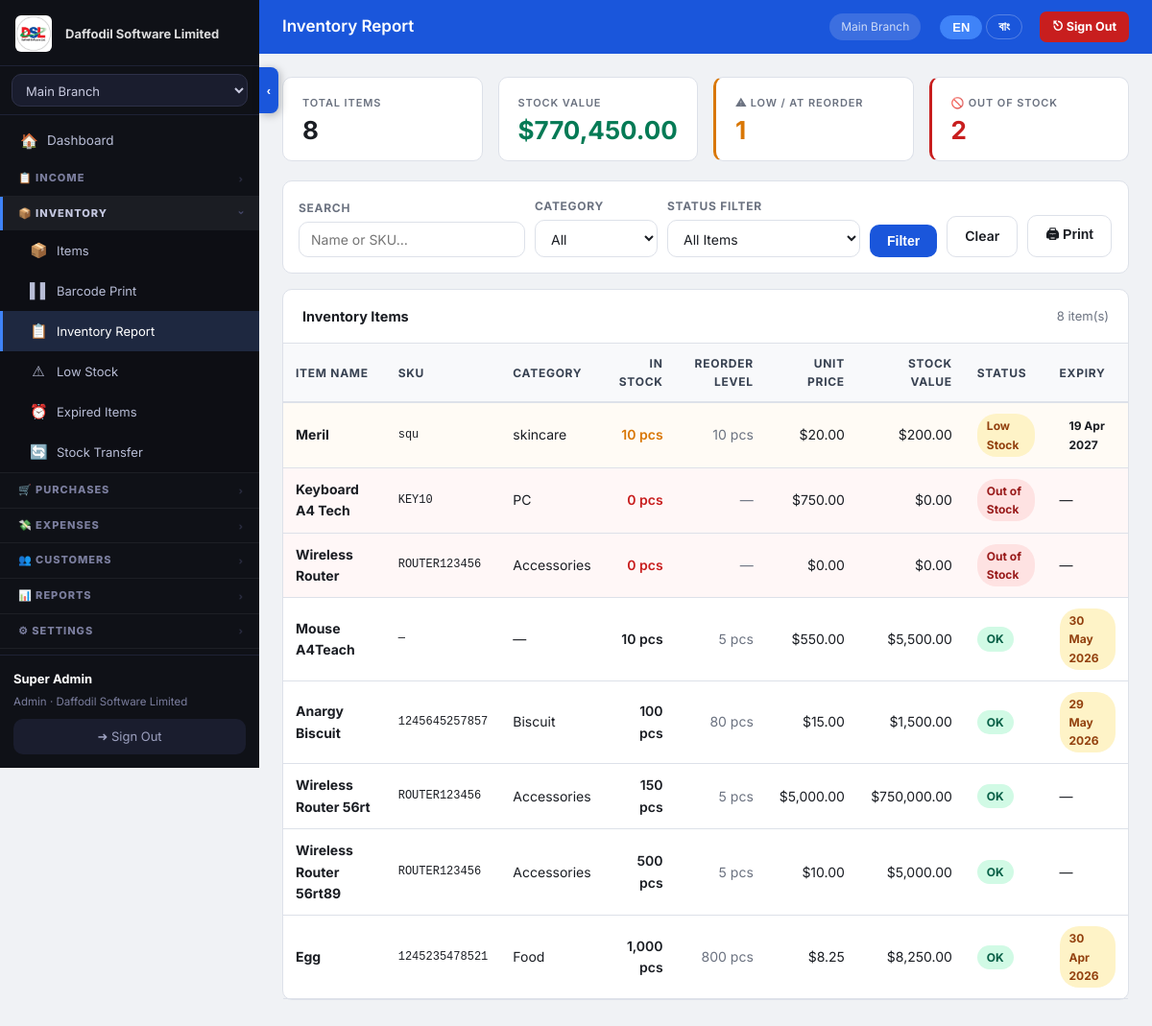
The app's page /public/inventory-report.php (signed in) with its own data.
### tables this page shows
CREATE TABLE `company_settings` (
  `id` int(10) UNSIGNED NOT NULL,
  `tenant_id` int(10) UNSIGNED NOT NULL,
  `company_name` varchar(150) NOT NULL DEFAULT '',
  `address` text,
  `city` varchar(100) DEFAULT NULL,
  `country` varchar(100) DEFAULT NULL,
  `phone` varchar(50) DEFAULT NULL,
  `phone2` varchar(50) DEFAULT NULL,
  `email` varchar(150) DEFAULT NULL,
  `website` varchar(200) DEFAULT NULL,
  `logo_path` varchar(300) DEFAULT NULL,
  `currency` varchar(10) DEFAULT '$',
  `currency_code` varchar(5) DEFAULT 'USD',
  `tax_label` varchar(30) DEFAULT 'VAT',
  `invoice_prefix` varchar(10) DEFAULT 'INV',
  `footer_note` text,
  `updated_at` datetime DEFAULT CURRENT_TIMESTAMP ON UPDATE CURRENT_TIMESTAMP,
  `loyalty_earn_amount` decimal(10,2) NOT NULL DEFAULT '100.00',
  `loyalty_earn_points` int(11) NOT NULL DEFAULT '1',
  `loyalty_redeem_value` decimal(10,4) NOT NULL DEFAULT '1.0000',
  `loyalty_enabled` tinyint(1) NOT NULL DEFAULT '1',
  `loyalty_min_redeem` int(11) NOT NULL DEFAULT '10',
  `loyalty_expiry_days` int(11) NOT NULL DEFAULT '0'
);

CREATE TABLE `branches` (
  `id` int(10) UNSIGNED NOT NULL,
  `tenant_id` int(10) UNSIGNED NOT NULL,
  `name` varchar(120) NOT NULL,
  `address` text,
  `phone` varchar(30) DEFAULT NULL,
  `is_active` tinyint(1) DEFAULT '1',
  `branch_password` varchar(255) DEFAULT NULL,
  `created_at` datetime DEFAULT CURRENT_TIMESTAMP
);

CREATE TABLE `items` (
  `id` int(10) UNSIGNED NOT NULL,
  `tenant_id` int(10) UNSIGNED NOT NULL,
  `branch_id` int(10) UNSIGNED NOT NULL,
  `name` varchar(200) NOT NULL,
  `sku` varchar(80) DEFAULT NULL,
  `barcode_value` varchar(120) NOT NULL DEFAULT '',
  `category` varchar(80) DEFAULT NULL,
  `brand` varchar(100) DEFAULT NULL,
  `brand_name` varchar(120) NOT NULL DEFAULT '',
  `unit` varchar(30) DEFAULT 'pcs',
  `quantity` decimal(12,3) DEFAULT '0.000',
  `unit_price` decimal(14,2) DEFAULT '0.00',
  `reorder_level` decimal(12,3) DEFAULT '0.000',
  `expiry_date` date DEFAULT NULL,
  `notes` text,
  `image_path` varchar(255) DEFAULT NULL,
  `is_active` tinyint(1) DEFAULT '1',
  `created_by` int(10) UNSIGNED DEFAULT NULL,
  `created_at` datetime DEFAULT CURRENT_TIMESTAMP,
  `updated_at` datetime DEFAULT CURRENT_TIMESTAMP ON UPDATE CURRENT_TIMESTAMP
);

### public/inventory-report.php (the view, shortened to what the rows shown need)
<?php
require_once __DIR__ . '/../src/core.php';
$page_title = 'Inventory Report';
$tid = tid(); $bid = brid();
$where  = 'WHERE tenant_id=? AND branch_id=? AND is_active=1';
$params = [$tid, $bid];
$sumRow = db()->prepare("SELECT
    COUNT(*) total_items,
    COALESCE(SUM(quantity * unit_price),0) stock_value,
    SUM(quantity <= 0) out_of_stock,
    SUM(reorder_level > 0 AND quantity <= reorder_level) low_stock,
    SUM(expiry_date IS NOT NULL AND expiry_date < CURDATE()) expired
  FROM items $where");
$sumRow->execute($params);
$filter_where = $where;
$filter_params = $params;
$cnt_stmt = db()->prepare("SELECT COUNT(*) FROM items $filter_where");
$cnt_stmt->execute($filter_params);
$total_count = (int)$cnt_stmt->fetchColumn();
$pg = paginate($total_count, 25, (int)($_GET['page'] ?? 1));
$stmt = db()->prepare("SELECT * FROM items $filter_where ORDER BY
    CASE WHEN reorder_level > 0 AND quantity <= reorder_level THEN 0 ELSE 1 END,
    quantity ASC, name ASC
    LIMIT {$pg['per_page']} OFFSET {$pg['offset']}");
$stmt->execute($filter_params);
$items = $stmt->fetchAll();
?>
<div class="card" style="padding:0">
  <div class="table-wrap">
    <table>
      <thead>
        <tr>
          <th>Item Name</th>
          <th>SKU</th>
          <th>Category</th>
          <th style="text-align:right">In Stock</th>
          <th style="text-align:right">Reorder Level</th>
          <th style="text-align:right">Unit Price</th>
          <th style="text-align:right">Stock Value</th>
          <th>Status</th>
          <th>Expiry</th>
        </tr>
      </thead>
      <tbody>
      <?php foreach ($items as $it):
        $low    = $it['reorder_level'] > 0 && $it['quantity'] <= $it['reorder_level'];
        $out    = $it['quantity'] <= 0;
        $exp    = $it['expiry_date'];
        $today  = date('Y-m-d');
        $row_style = '';
        if ($out)  $row_style = 'background:rgba(255,59,48,.04)';
        elseif ($low) $row_style = 'background:rgba(255,149,0,.04)';
      ?>
      <tr style="<?= $row_style ?>">
        <td>
          <strong><?= h($it['name']) ?></strong>
        </td>
        <td style="font-family:monospace;font-size:12px"><?= h($it['sku'] ?: '—') ?></td>
        <td><?= h($it['category'] ?: '—') ?></td>
        <td style="text-align:right;font-weight:600;color:<?= $out?'var(--c-expense)':($low?'var(--c-warn)':'inherit') ?>">
          <?= rtrim(rtrim(number_format($it['quantity'], 3),'0'),'.') ?> <?= h($it['unit']) ?>
        </td>
        <td style="text-align:right;color:var(--c-muted)">
          <?= $it['reorder_level'] > 0 ? rtrim(rtrim(number_format($it['reorder_level'],3),'0'),'.') . ' ' . h($it['unit']) : '—' ?>
        </td>
        <td style="text-align:right"><?= money((float)$it['unit_price']) ?></td>
        <td style="text-align:right"><?= money((float)$it['quantity'] * (float)$it['unit_price']) ?></td>
        <td>
          <?php if ($out): ?>
            <span class="badge badge-unpaid">Out of Stock</span>
          <?php elseif ($low): ?>
            <span class="badge badge-partial">Low Stock</span>
          <?php else: ?>
            <span class="badge badge-paid">OK</span>
          <?php endif; ?>
        </td>
        <td>
          <?php if ($exp): ?>
            <?php $diff = (strtotime($exp) - strtotime($today)) / 86400; ?>
            <span class="badge <?= $diff < 0 ? 'badge-unpaid' : ($diff <= 30 ? 'badge-partial' : '') ?>">
              <?= $diff < 0 ? '⚠ Expired ' : '' ?><?= fmt_date($exp) ?>
            </span>
          <?php else: ?>—<?php endif; ?>
        </td>
      </tr>
      <?php endforeach; ?>
      </tbody>
    </table>
  </div>
</div>
<?php
$content = ob_get_clean();
include __DIR__ . '/../templates/layout.php';

### templates/layout.php (shortened to what the rows shown need)
<?php
$user             = auth();
$branches         = get_branches();
$active_branch    = brid();
$cs_stmt          = db()->prepare('SELECT * FROM company_settings WHERE tenant_id=?');
$cs_stmt->execute([tid()]);
$cs               = $cs_stmt->fetch() ?: [];
$app_display_name = !empty($cs['company_name']) ? $cs['company_name'] : APP_NAME;
$logo_url         = '';
if (!empty($cs['logo_path'])) $logo_url = APP_URL . '/' . ltrim($cs['logo_path'], '/');
?><!DOCTYPE html>
<html lang="en" id="html-root" data-lang="en">
<head>
<link rel="stylesheet" href="<?= APP_URL ?>/assets/style.css">
</head>
<body class="<?= (isset($_COOKIE['sidebar_collapsed']) && $_COOKIE['sidebar_collapsed']==='1') ? 'sidebar-collapsed' : '' ?>">
<aside class="sidebar" id="sidebar">
  <div class="sidebar-logo">
    <?php if ($logo_url): ?>
      <img src="<?= h($logo_url) ?>" style="height:38px;max-width:130px;object-fit:contain;border-radius:6px">
      <span class="nav-text sidebar-logo-text" style="font-size:13px;opacity:.85;margin-left:4px"><?= h($app_display_name) ?></span>
    <?php else: ?>
      <span style="font-size:26px;color:#3f83f8;flex-shrink:0">⬡</span>
      <span class="nav-text sidebar-logo-text" style="font-size:15px;font-weight:800"><?= h($app_display_name) ?></span>
    <?php endif; ?>
  </div>
  <div class="sidebar-footer">
    <div class="user-badge">
      <strong class="nav-text"><?= h($user['name']) ?></strong>
      <span class="nav-text"><?= h(ucfirst($user['role'])) ?> · <?= h($app_display_name) ?></span>
    </div>
  </div>
</aside>
<div class="main-wrap" id="mainWrap">
  <header class="top-bar">
    <h1 class="page-heading"><?= h($page_title ?? '') ?></h1>
    <span class="top-bar-branch"><?php
      foreach ($branches as $b) if ($b['id'] == $active_branch) echo h($b['name']);
    ?></span>
    <div class="lang-toggle no-print" style="margin-left:8px">
      <button class="lang-btn active" id="btn-lang-en" onclick="setLang('en')">EN</button>
      <button class="lang-btn"        id="btn-lang-bn" onclick="setLang('bn')">বাং</button>
    </div>
    <a href="<?= APP_URL ?>/logout.php" class="topbar-signout no-print"
       onclick="return confirm('Sign out?')" title="Sign Out">
      <span class="t-en">⎋ Sign Out</span><span class="t-bn">⎋ বের হন</span>
    </a>
  </header>
  <main class="content"><?= $content ?? '' ?></main>
</div>
</body>
</html>

### records on screen
company_settings: logo_path (picture), company_name "Daffodil Software Limited"
branches: name "Main Branch"
items: name "Meril", sku "squ", category "skincare", quantity "10", unit "pcs", reorder_level "10", unit_price "$20.00", money((float)$it['quantity'] * (float)$it['unit_price']) "$200.00", shows "Low Stock", expiry_date "19 Apr 2027"
items: name "Keyboard A4 Tech", sku "KEY10", category "PC", quantity "0", unit "pcs", unit_price "$750.00", money((float)$it['quantity'] * (float)$it['unit_price']) "$0.00", shows "Out of Stock"
items: name "Wireless Router", sku "ROUTER123456", category "Accessories", quantity "0", unit "pcs", unit_price "$0.00", money((float)$it['quantity'] * (float)$it['unit_price']) "$0.00", shows "Out of Stock"
items: name "Mouse A4Teach", sku "—", category "—", quantity "10", unit "pcs", reorder_level "5", unit_price "$550.00", money((float)$it['quantity'] * (float)$it['unit_price']) "$5,500.00", shows "OK", expiry_date "30 May 2026"
items: name "Anargy Biscuit", sku "1245645257857", category "Biscuit", quantity "100", unit "pcs", reorder_level "80", unit_price "$15.00", money((float)$it['quantity'] * (float)$it['unit_price']) "$1,500.00", shows "OK", expiry_date "29 May 2026"
items: name "Wireless Router 56rt", sku "ROUTER123456", category "Accessories", quantity "150", unit "pcs", reorder_level "5", unit_price "$5,000.00", money((float)$it['quantity'] * (float)$it['unit_price']) "$750,000.00", shows "OK"
items: name "Wireless Router 56rt89", sku "ROUTER123456", category "Accessories", quantity "500", unit "pcs", reorder_level "5", unit_price "$10.00", money((float)$it['quantity'] * (float)$it['unit_price']) "$5,000.00", shows "OK"
items: name "Egg", sku "1245235478521", category "Food", quantity "1,000", unit "pcs", reorder_level "800", unit_price "$8.25", money((float)$it['quantity'] * (float)$it['unit_price']) "$8,250.00", shows "OK", expiry_date "30 Apr 2026"

### other values on screen
$user['name'] "Super Admin"
$user['role'] "Admin"
$page_title "Inventory Report"
$summary['total_items'] "8"
money((float)$summary['stock_value']) "$770,450.00"
$summary['low_stock'] "1"
$summary['out_of_stock'] "2"
$total_count "8"
form field branch_id "Main Branch"
